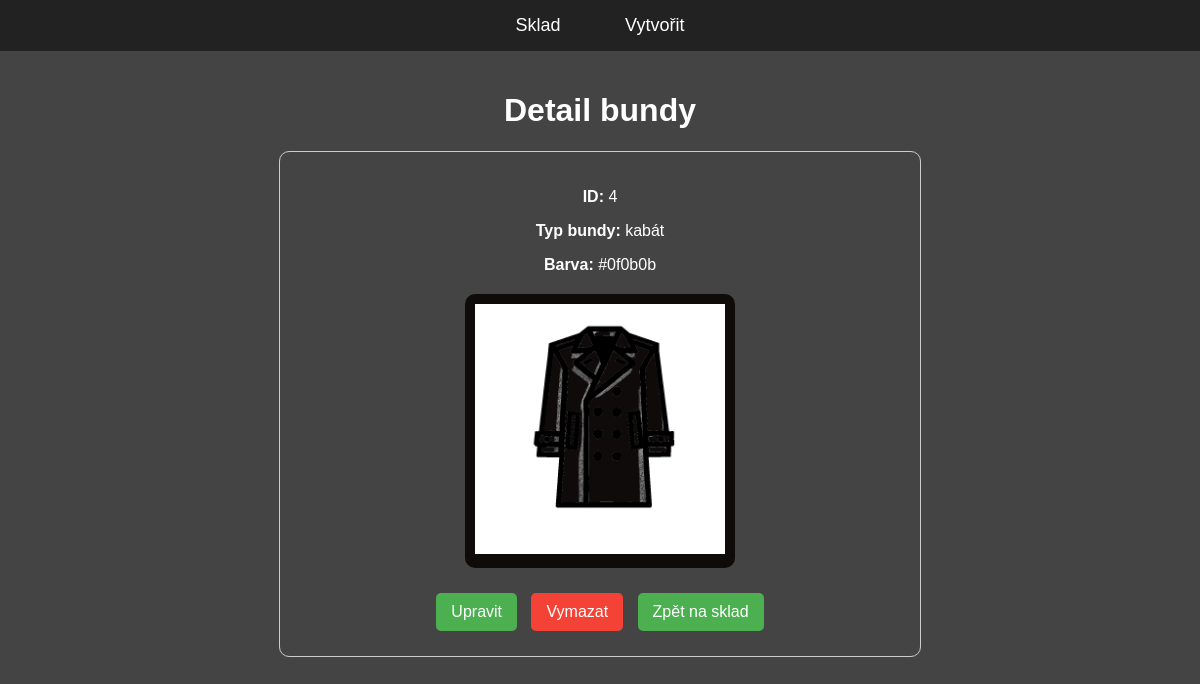
Page /bundy/4/ on the committed database.
### bundy/models.py (models this page shows, shortened)
class Jacket(models.Model):
    TYPE_CHOICES = [
        ('kabát', 'Kabát'),
        ('bunda', 'Bunda'),
        ('bomber', 'Bomber'),
    ]
    typ = models.CharField(max_length=20, choices=TYPE_CHOICES)
    color = models.CharField(max_length=7, default="#ffffff")  # Ukládáme hex kód
    def get_image_url(self):
        return f"/static/bundy/{self.typ}.png"

### bundy/views.py (the view)
# urls.py: path('bundy/<int:pk>/', JacketDetailView.as_view(), name='jacket-detail'),
class JacketDetailView(DetailView):
    model = Jacket
    template_name = 'bundy/jacket_detail.html'
    context_object_name = 'jacket'

### bundy/templates/bundy/jacket_detail.html (shortened to what this page needs)
{% extends 'bundy/base.html' %}
{% block content %}
<center>
  <h1>Detail bundy</h1>
  <div style="width: 80%; max-width: 600px; margin: 20px auto; padding: 20px; border: 1px solid #ccc; border-radius: 10px; font-family: Arial, sans-serif;">
    <p><strong>ID:</strong> {{ jacket.id }}</p>
    <p><strong>Typ bundy:</strong> {{ jacket.typ }}</p>
    <p><strong>Barva:</strong> {{ jacket.color }}</p>
    <div style="margin: 20px 0; display: flex; justify-content: center;">
      <div style="display: inline-block; padding: 10px; background-color: {{ jacket.color }}; border-radius: 10px;">
        <img src="{{ jacket.get_image_url }}" alt="{{ jacket.typ }}" style="max-width: 250px; max-height: 250px;">
      </div>
    </div>
    <div style="margin-top: 20px;">
      <a href="{% url 'jacket-update' jacket.id %}" style="display: inline-block; background-color: #4CAF50; color: white; padding: 10px 15px; text-decoration: none; border-radius: 5px; margin: 5px;">Upravit</a>
      <a href="{% url 'jacket-delete' jacket.id %}" style="display: inline-block; background-color: #f44336; color: white; padding: 10px 15px; text-decoration: none; border-radius: 5px; margin: 5px;">Vymazat</a>
      <a href="{% url 'sklad' %}" style="display: inline-block; background-color: #4CAF50; color: white; padding: 10px 15px; text-decoration: none; border-radius: 5px; margin: 5px;">Zpět na sklad</a>
    </div>
  </div>
</center>
{% endblock %}

### bundy/static/bundy/css/styles.css (style rules this page uses)
body { background-color: #444444; color: white; font-family: Arial, sans-serif; margin: 0; padding: 0; }

### rows in the picture
Jacket: id "4", typ "kabát", color "#0f0b0b", get_image_url (picture)
